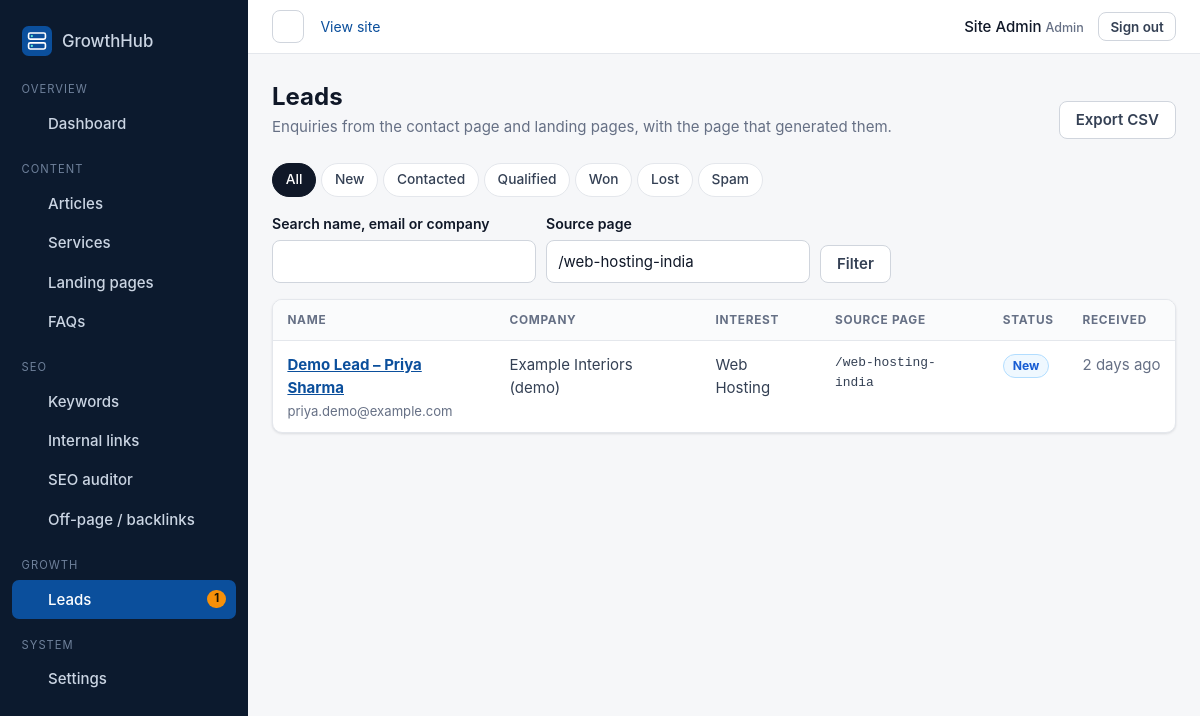
Page /admin/leads/?source=/web-hosting-india (signed in) on the committed database.
### tables this page shows
CREATE TABLE users (
    id            INT UNSIGNED AUTO_INCREMENT PRIMARY KEY,
    name          VARCHAR(100) NOT NULL,
    email         VARCHAR(190) NOT NULL,
    password_hash VARCHAR(255) NOT NULL,
    role          ENUM('admin', 'editor') NOT NULL DEFAULT 'editor',
    last_login_at DATETIME NULL,
    notifications_seen_at DATETIME NULL,
    created_at    DATETIME NOT NULL DEFAULT CURRENT_TIMESTAMP,
    updated_at    DATETIME NOT NULL DEFAULT CURRENT_TIMESTAMP ON UPDATE CURRENT_TIMESTAMP,
    UNIQUE KEY uq_users_email (email)
);

CREATE TABLE leads (
    id          INT UNSIGNED AUTO_INCREMENT PRIMARY KEY,
    name        VARCHAR(100) NOT NULL,
    email       VARCHAR(190) NOT NULL,
    phone       VARCHAR(20)  NULL,
    company     VARCHAR(150) NULL,
    interest    VARCHAR(120) NULL COMMENT 'Requirement chosen on the form',
    message     TEXT NOT NULL,
    source_page VARCHAR(255) NOT NULL DEFAULT '/',
    keyword     VARCHAR(150) NULL COMMENT 'Primary keyword of the page that captured the lead',
    campaign    VARCHAR(100) NULL COMMENT 'utm_campaign / utm_source when present',
    status      ENUM('new', 'contacted', 'qualified', 'converted', 'closed', 'spam') NOT NULL DEFAULT 'new',
    admin_notes TEXT NULL,
    ip_hash     CHAR(64) NOT NULL,
    created_at  DATETIME NOT NULL DEFAULT CURRENT_TIMESTAMP,
    updated_at  DATETIME NOT NULL DEFAULT CURRENT_TIMESTAMP ON UPDATE CURRENT_TIMESTAMP,
    KEY idx_leads_status_created (status, created_at),
    KEY idx_leads_ip_created (ip_hash, created_at),
    KEY idx_leads_source (source_page)
);

### config/database.php (called while the page is built, shortened)
<?php
function db(): PDO
{
    static $pdo = null;
    if ($pdo instanceof PDO) {
        return $pdo;
    }
    $c = config('db');
    $dsn = sprintf('mysql:host=%s;port=%d;dbname=%s;charset=%s', $c['host'], (int) $c['port'], $c['name'], $c['charset']);
    $pdo = new PDO($dsn, $c['user'], $c['pass'], [
        PDO::ATTR_ERRMODE            => PDO::ERRMODE_EXCEPTION,
        PDO::ATTR_DEFAULT_FETCH_MODE => PDO::FETCH_ASSOC,
        PDO::ATTR_EMULATE_PREPARES   => false,
        PDO::ATTR_STRINGIFY_FETCHES  => false,
    ]);
    $pdo->exec("SET time_zone = '+05:30'");
    return $pdo;
}
function db_query(string $sql, array $params = []): PDOStatement
{
    $stmt = db()->prepare($sql);
    $stmt->execute($params);
    return $stmt;
}
function db_one(string $sql, array $params = []): ?array
{
    $row = db_query($sql, $params)->fetch();
    return $row === false ? null : $row;
}
function db_all(string $sql, array $params = []): array
{
    return db_query($sql, $params)->fetchAll();
}
function db_value(string $sql, array $params = [])
{
    $value = db_query($sql, $params)->fetchColumn();
    return $value === false ? null : $value;
}

### includes/bootstrap.php (called while the page is built, shortened)
<?php
function config(string $key, $default = null)
{
    $value = $GLOBALS['__config'];
    foreach (explode('.', $key) as $part) {
        $value = $value[$part];
    }
    return $value;
}
require APP_ROOT . '/config/database.php';
require APP_ROOT . '/includes/functions.php';
require APP_ROOT . '/includes/errors.php';
require APP_ROOT . '/includes/auth.php';
require APP_ROOT . '/includes/ui.php';
require APP_ROOT . '/modules/content/posts.php';
require APP_ROOT . '/modules/faqs/faqs.php';
require APP_ROOT . '/modules/leads/leads.php';

### includes/auth.php (called while the page is built, shortened)
<?php
function current_user(): ?array
{
    static $user = false;
    if ($user !== false) {
        return $user;
    }
    $id = $_SESSION['user_id'] ?? null;
    $user = $id ? db_one('SELECT id, name, email, role FROM users WHERE id = ?', [$id]) : null;
    return $user;
}
function require_admin(array $roles = ['admin', 'editor']): array
{
    $idle = (int) config('session.idle_timeout');
    $user = current_user();
    return $user;
}

### admin/_init.php (called while the page is built, shortened)
<?php
require_once __DIR__ . '/../includes/bootstrap.php';
require_once APP_ROOT . '/includes/admin_ui.php';
if (!defined('ADMIN_PUBLIC')) {
    $user = require_admin($ADMIN_ROLES ?? ['admin', 'editor']);
}

### modules/leads/leads.php (called while the page is built, shortened)
<?php
function leads_admin_list(string $status, string $search, int $limit, int $offset, string $source = ''): array
{
    [$where, $params] = leads_admin_filter($status, $search, $source);
    return db_all('SELECT id, name, email, phone, company, interest, source_page, status, created_at FROM leads'
        . $where . ' ORDER BY created_at DESC LIMIT ' . (int) $limit . ' OFFSET ' . (int) $offset, $params);
}
function leads_admin_count(string $status, string $search, string $source = ''): int
{
    [$where, $params] = leads_admin_filter($status, $search, $source);
    return (int) db_value('SELECT COUNT(*) FROM leads' . $where, $params);
}
function leads_admin_filter(string $status, string $search, string $source = ''): array
{
    $clauses = [];
    $params = [];
    if ($source !== '') {
        $clauses[] = 'source_page = ?';
        $params[] = $source;
    }
    return [$clauses ? ' WHERE ' . implode(' AND ', $clauses) : '', $params];
}

### admin/leads/index.php (the view, shortened to what this page needs)
<?php
require __DIR__ . '/../_init.php';
$status = input('status', '', 'get');
$search = mb_substr(input('q', '', 'get'), 0, 100);
$source = mb_substr(input('source', '', 'get'), 0, 255);
$pager = paginate(leads_admin_count($status, $search, $source), 25);
$leads = leads_admin_list($status, $search, $pager['per_page'], $pager['offset'], $source);
admin_header('Leads', 'leads');
?>
<div class="page-head">
    <div><h1>Leads</h1><p>Enquiries from the contact page and landing pages, with the page that generated them.</p></div>
    <a class="btn btn-outline" href="<?= e(query_with(['export' => 'csv', 'page' => null])) ?>">Export CSV</a>
</div>
<nav class="tabs" aria-label="Filter by status">
    <a href="<?= e(url('/admin/leads/')) ?>"<?= $status === '' ? ' aria-current="page"' : '' ?>>All</a>
    <?php foreach (LEAD_STATUSES as $s): ?>
        <a href="<?= e(url('/admin/leads/?status=' . $s)) ?>"<?= $status === $s ? ' aria-current="page"' : '' ?>><?= e(ucfirst($s)) ?></a>
    <?php endforeach; ?>
</nav>
<form class="filters" method="get">
    <div class="field"><label for="q">Search name, email or company</label><input type="search" id="q" name="q" value="<?= e($search) ?>"></div>
    <div class="field"><label for="source">Source page</label><input type="text" id="source" name="source" value="<?= e($source) ?>" placeholder="/web-hosting-india"></div>
    <button class="btn btn-outline" type="submit">Filter</button>
</form>
<?php if ($leads): ?>
<div class="table-wrap"><table>
    <thead><tr><th>Name</th><th>Company</th><th>Interest</th><th>Source page</th><th>Status</th><th>Received</th></tr></thead>
    <tbody>
    <?php foreach ($leads as $l): ?>
        <tr>
            <td><a href="<?= e(url('/admin/leads/view.php?id=' . $l['id'])) ?>"><strong><?= e($l['name']) ?></strong></a><span class="sub"><?= e($l['email']) ?></span></td>
            <td><?= e($l['company'] ?: '—') ?></td>
            <td><?= e($l['interest'] ?: '—') ?></td>
            <td class="mono"><?= e($l['source_page']) ?></td>
            <td><?= status_badge($l['status']) ?></td>
            <td class="nowrap muted" title="<?= e($l['created_at']) ?>"><?= e(time_ago($l['created_at'])) ?></td>
        </tr>
    <?php endforeach; ?>
    </tbody>
</table></div>
<?php else: ?>
    <?= admin_empty('No leads match these filters.') ?>
<?php endif; ?>

### admin/partials/layout-top.php (shortened to what this page needs)
<?php
$sections = [
    'Overview' => [
        'dashboard' => ['/admin/dashboard.php', 'Dashboard', 'trending'],
    ],
    'Content' => [
        'posts'    => ['/admin/posts/', 'Articles', 'book'],
        'services' => ['/admin/services/', 'Services', 'server'],
        'landing'  => ['/admin/landing-pages/', 'Landing pages', 'zap'],
        'faqs'     => ['/admin/faqs/', 'FAQs', 'headset'],
    ],
    'SEO' => [
        'keywords'  => ['/admin/keywords/', 'Keywords', 'search'],
        'links'     => ['/admin/links/', 'Internal links', 'layers'],
        'audits'    => ['/admin/audits/', 'SEO auditor', 'shield'],
        'backlinks' => ['/admin/backlinks/', 'Off-page / backlinks', 'globe'],
    ],
    'Growth' => [
        'leads' => ['/admin/leads/', 'Leads', 'users'],
    ],
];
if (($user['role'] ?? '') === 'admin') {
    $sections['System'] = ['settings' => ['/admin/settings/', 'Settings', 'cpu']];
}
$newLeads = (int) db_value("SELECT COUNT(*) FROM leads WHERE status = 'new'");
?>
<!doctype html>
<html lang="en">
<head>
    <link rel="stylesheet" href="<?= e(asset('css/admin.css')) ?>">
</head>
<body class="admin">
<div class="admin-shell">
    <aside class="sidebar" id="sidebar">
        <a class="sidebar-brand" href="<?= e(url('/admin/dashboard.php')) ?>">
            <img src="<?= e(url('/assets/images/logo.svg')) ?>" alt="" width="30" height="30">
            <span>GrowthHub</span>
        </a>
        <nav aria-label="Admin">
            <?php foreach ($sections as $heading => $items): ?>
                <p class="nav-heading"><?= e($heading) ?></p>
                <ul>
                    <?php foreach ($items as $key => [$href, $label, $ic]): ?>
                        <li>
                            <a href="<?= e(url($href)) ?>"<?= $active === $key ? ' aria-current="page"' : '' ?>>
                                <?= icon($ic, 'icon icon-sm') ?> <span><?= e($label) ?></span>
                                <?php if ($key === 'leads' && $newLeads > 0): ?><span class="nav-count" title="New leads"><?= $newLeads ?></span><?php endif; ?>
                            </a>
                        </li>
                    <?php endforeach; ?>
                </ul>
            <?php endforeach; ?>
        </nav>
    </aside>
    <div class="admin-body">
        <header class="topbar">
            <button class="btn btn-icon sidebar-toggle" type="button" aria-controls="sidebar" aria-expanded="false">
                <?= icon('menu', 'icon icon-sm') ?><span class="visually-hidden">Toggle navigation</span>
            </button>
            <a class="topbar-site" href="<?= e(url('/')) ?>" target="_blank" rel="noopener">View site <?= icon('external', 'icon icon-xs') ?></a>
            <div class="topbar-user">
                <span><?= e($user['name'] ?? '') ?> <small class="role"><?= e($user['role'] ?? '') ?></small></span>
                <form method="post" action="<?= e(url('/admin/logout.php')) ?>" class="inline-form">
                    <button class="btn btn-sm btn-outline" type="submit">Sign out</button>
                </form>
            </div>
        </header>
        <main id="admin-main" class="admin-main" tabindex="-1">

### includes/functions.php (shortened to what this page needs)
<?php
function e($value): string
{
    return htmlspecialchars((string) ($value ?? ''), ENT_QUOTES | ENT_SUBSTITUTE | ENT_HTML5, 'UTF-8');
}
function base_path(): string
{
    static $path = null;
    if ($path === null) {
        $path = rtrim((string) parse_url(config('app.base_url'), PHP_URL_PATH), '/');
    }
    return $path;
}
function url(string $path = '/'): string
{
    $path = '/' . ltrim($path, '/');
    return base_path() . ($path === '/' ? '/' : $path);
}
function asset(string $path): string
{
    $file = APP_ROOT . '/assets/' . ltrim($path, '/');
    $version = is_file($file) ? filemtime($file) : 0;
    return url('/assets/' . ltrim($path, '/')) . '?v=' . $version;
}
function input(string $key, string $default = '', string $source = 'post'): string
{
    $bag = $source === 'get' ? $_GET : $_POST;
    $value = $bag[$key] ?? $default;
    return is_string($value) ? trim($value) : $default;
}
function input_int(string $key, int $default = 0, string $source = 'get'): int
{
    $bag = $source === 'get' ? $_GET : $_POST;
    $value = filter_var($bag[$key] ?? null, FILTER_VALIDATE_INT);
    return $value === false || $value === null ? $default : $value;
}
function paginate(int $total, int $perPage, ?int $page = null): array
{
    $pages = max(1, (int) ceil($total / $perPage));
    $page = $page ?? input_int('page', 1);
    $page = min(max(1, $page), $pages);
    return ['page' => $page, 'per_page' => $perPage, 'offset' => ($page - 1) * $perPage, 'total' => $total, 'pages' => $pages];
}
function query_with(array $changes): string
{
    $query = array_filter(array_merge($_GET, $changes), fn($v) => $v !== null && $v !== '');
    return $query ? '?' . http_build_query($query) : '';
}
function render_partial(string $file, array $vars = []): string
{
    extract($vars, EXTR_SKIP);
    require $file;
    return (string) ob_get_clean();
}
function status_badge(string $status): string
{
    $map = [
        'published' => 'success', 'live' => 'success', 'active' => 'success', 'won' => 'success', 'mapped' => 'success',
        'draft' => 'muted', 'paused' => 'muted', 'closed' => 'muted', 'inactive' => 'muted', 'archived' => 'muted',
        'new' => 'info', 'opportunity' => 'info', 'researching' => 'info',
        'pending' => 'warning', 'submitted' => 'warning', 'contacted' => 'warning', 'qualified' => 'warning', 'targeting' => 'warning',
        'rejected' => 'danger', 'lost' => 'danger', 'spam' => 'danger',
    ];
    $tone = $map[strtolower($status)] ?? 'muted';
    return '<span class="badge badge-' . $tone . '">' . e(ucfirst($status)) . '</span>';
}

### rows in the picture
users: name "Site Admin", role "Admin"
leads: name "Demo Lead – Priya Sharma", email "priya.demo@example.com", company "Example Interiors (demo)", interest "Web Hosting", source_page "/web-hosting-india", status "New", created_at "2 days ago"

### other values in the picture
$heading "OVERVIEW"
$label "Dashboard"
$heading "CONTENT"
$label "Articles"
$label "Services"
$label "Landing pages"
$label "FAQs"
$heading "SEO"
$label "Keywords"
$label "Internal links"
$label "SEO auditor"
$label "Off-page / backlinks"
$heading "GROWTH"
$label "Leads"
$newLeads "1"
